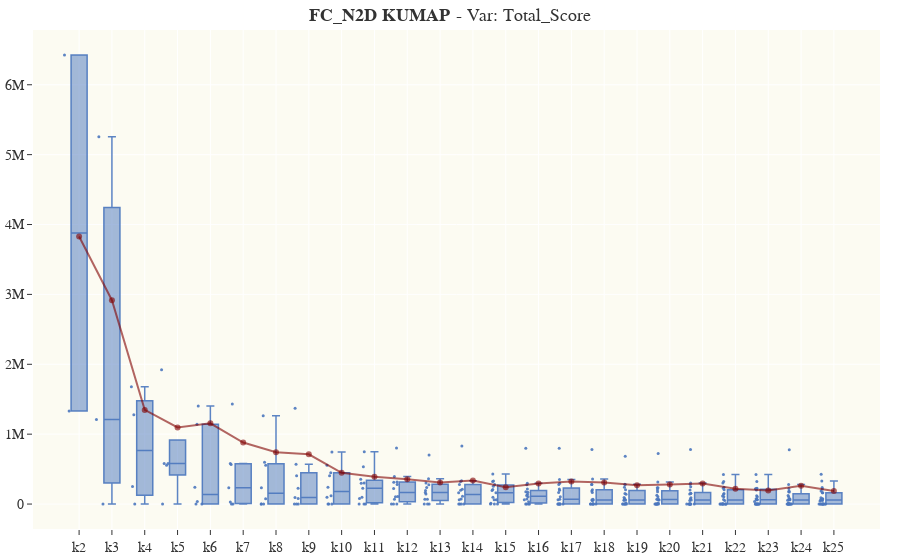

Write notebook code for a chart like this one.
### Markdown cell above
### S1

### Code cell
plot_elbow(S1_centers, sol_name=S1_name, alg='KUMAP', mode = 'Total_Score', line_type='w_avg')

### Figure 1 — Plotly figure (JSON) as saved in the notebook; plotly's stock layout.template omitted (floating-point values rounded to 4 significant figures; data arrays with more than 128 entries replaced by an {"elided": "..."} marker saying what was removed)
{"data": [{"boxpoints": "all", "fillcolor": "rgba(75, 119, 190, .5)", "hoverinfo": "skip", "jitter": 0.5, "line": {"color": "rgba(75, 119, 190, .9)", "width": 1.5}, "marker": {"size": 3}, "type": "box", "whiskerwidth": 0.5, "x": {"elided": "324 str values"}, "y": {"elided": "324 float values"}}, {"hovertemplate": "%{y:.2s}", "marker": {"color": "rgba(128, 0, 0, .6)"}, "mode": "lines+markers", "name": "Weighted Average", "type": "scatter", "x": ["k2", "k3", "k4", "k5", "k6", "k7", "k8", "k9", "k10", "k11", "k12", "k13", "k14", "k15", "k16", "k17", "k18", "k19", "k20", "k21", "k22", "k23", "k24", "k25"], "y": [3828000.0, 2917000.0, 1347000.0, 1097000.0, 1155000.0, 879900.0, 742800.0, 712500.0, 447800.0, 389500.0, 354800.0, 309000.0, 338400.0, 241700.0, 292700.0, 322000.0, 307300.0, 269700.0, 278100.0, 293900.0, 219400.0, 194700.0, 261700.0, 186700.0]}], "layout": {"autosize": true, "font": {"family": "Times New Roman", "size": 14}, "hovermode": "x", "margin": {"b": 20, "l": 5, "r": 20, "t": 30}, "paper_bgcolor": "white", "plot_bgcolor": "rgba(252, 251, 242, 1)", "showlegend": false, "title": {"font": {"family": "Garamond", "size": 18}, "text": "<b>FC_N2D KUMAP</b> - Var: Total_Score", "xanchor": "center", "yanchor": "middle"}, "xaxis": {"autorange": true, "range": [-1.416, 24.42], "type": "category"}, "yaxis": {"autorange": true, "range": [-357000.0, 6784000.0], "type": "linear"}}}
